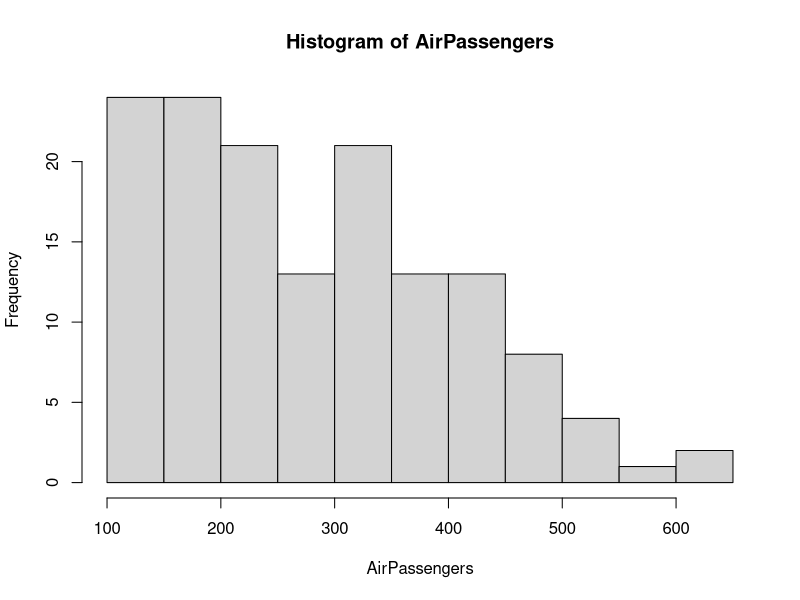
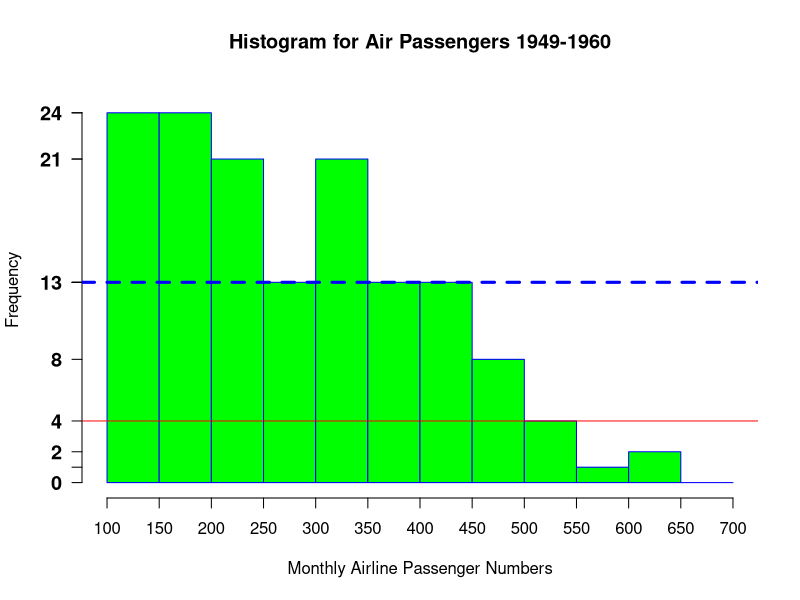

The R source for these figures, in order:
# There a lots of good data sets available in R. 
# You can get a list of them by using command data()
# data()

# You can read about each of them by using help command. 
?AirPassengers

# You can load them into the memory by using the command 
data("AirPassengers")

# first take a look at the histogram with no additional parameters. 
hist(AirPassengers)

?hist

# axes	logical. If TRUE (default), axes are draw if the plot is drawn.
# We set here axes to FALSE 
# We make a vector for the lables of x-axis. 
x <- seq(100, 700, by = 50)

results <- hist(AirPassengers, breaks = x, axes = FALSE, main="Histogram for Air Passengers 1949-1960", 
                xlab = "Monthly Airline Passenger Numbers",  
                border="blue", 
                col="green", 
                ylim=c(0,25), xlim = c(100, 700)  )

# You can read some of the properties of histogram.
print(results)

# Read the documentation about axis 
?axis

# Now, we make the x-asis labels
axis(1, las=1, at = x, labels=x)

# Now, we make a vector for the y-axis lables based on our own requirments. 
ylables<- c(0, 2, 4, 5, 10, 13, 15, 20, 25)

# And this is the y-axis labels.
# axis(2, las=1, at = ylables, labels=ylables,  cex.axis = 1.2, font = 2)

# Or you can use the counts of your histogram result values 
axis(2, las=1, at = results$counts, labels=results$counts,  cex.axis = 1.2, font = 2)

# Here, we make some horizontal lines on the histogram. Just for fun :) 
# In the case that you want to have some horizontal lines on the histogram. 
abline(h = 4, col = "red" )

# a Dashed Line 
# abline(h=13,  col = "blue", lwd=1, lty=3)

abline(h=13,  col = "blue", lwd=3, lty="dashed")

# Values for lty are the strings "blank", "solid", "dashed", "dotted", "dotdash", "longdash", and "twodash". 
# Alternatively, the numbers 0 to 6 can be used (0 for "blank", 1 for "solid", ...).




